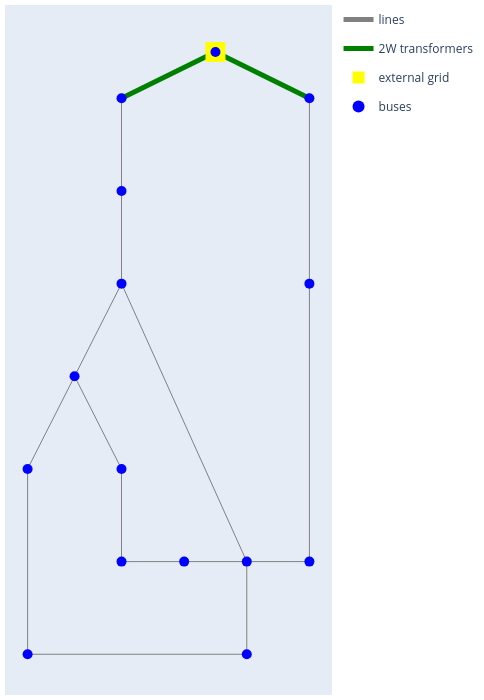
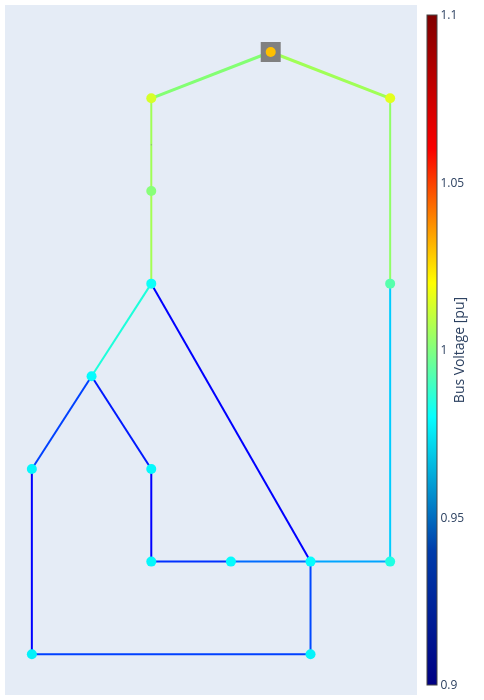
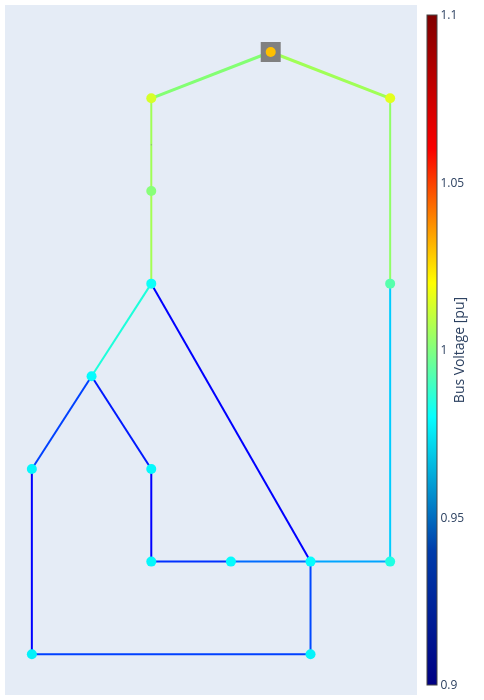

The cell these charts' notebook holds for them, in order:
### Code cell
print("FINAL OPTIMAL SHOP PLACEMENTS:")
print("="*50)
for shop, bus in shop_to_bus.items():
    print(f"{shop:>10} -> Bus {bus}")
print("="*50)

# Find maximum loading and voltage events (exclude bus 0 for voltage analysis)
max_loading_value = res_lines_final.max().max()
max_loading_time = res_lines_final.stack().idxmax()
max_loading_line = res_lines_final.loc[max_loading_time[0]].idxmax()

# Exclude bus 0 (slack bus) from voltage analysis since it's constant
voltage_columns_without_slack = [col for col in res_bus_voltages.columns if col != '0']
res_bus_voltages_no_slack = res_bus_voltages[voltage_columns_without_slack]

max_voltage_value = res_bus_voltages_no_slack.max().max()
max_voltage_time = res_bus_voltages_no_slack.stack().idxmax()
max_voltage_bus = res_bus_voltages_no_slack.loc[max_voltage_time[0]].idxmax()

min_voltage_value = res_bus_voltages_no_slack.min().min()
min_voltage_time = res_bus_voltages_no_slack.stack().idxmin()
min_voltage_bus = res_bus_voltages_no_slack.loc[min_voltage_time[0]].idxmin()

print("\n" + "="*60)
print("PEAK EVENTS ANALYSIS")
print("="*60)
print(f"MAXIMUM LINE LOADING:")
print(f"  Value: {max_loading_value:.2f}%")
print(f"  Time: {max_loading_time[0]}")
print(f"  Line: {max_loading_line}")
print(f"  Day: {max_loading_time[0].strftime('%A, %Y-%m-%d')}")

print(f"\nMINIMUM VOLTAGE (excluding slack bus 0):")
print(f"  Value: {min_voltage_value:.4f} p.u.")
print(f"  Time: {min_voltage_time[0]}")
print(f"  Bus: {min_voltage_bus}")
print(f"  Day: {min_voltage_time[0].strftime('%A, %Y-%m-%d')}")

# Check if any voltages violate limits (excluding slack bus)
voltage_violations = []
for bus_col in voltage_columns_without_slack:
    bus_max = res_bus_voltages_no_slack[bus_col].max()
    bus_min = res_bus_voltages_no_slack[bus_col].min()
    
    if bus_max > 1.05:
        max_time = res_bus_voltages_no_slack[bus_col].idxmax()
        voltage_violations.append(f"Bus {bus_col}: {bus_max:.4f} p.u. (OVER VOLTAGE) at {max_time}")
    if bus_min < 0.95:
        min_time = res_bus_voltages_no_slack[bus_col].idxmin()
        voltage_violations.append(f"Bus {bus_col}: {bus_min:.4f} p.u. (UNDER VOLTAGE) at {min_time}")

if voltage_violations:
    print(f"\nVOLTAGE LIMIT VIOLATIONS:")
    for violation in voltage_violations:
        print(f"  {violation}")
else:
    print(f"\nVOLTAGE STATUS: All voltages within limits (0.95-1.05 p.u.)")

print("="*60)

# Plot 1: Line loading
plt.figure(figsize=(14, 6))
for col in res_lines_final.columns:
    plt.plot(res_lines_final.index, res_lines_final[col], linewidth=0.9, label=col)

# Mark the maximum loading point
plt.axvline(x=max_loading_time[0], color='red', linestyle='--', alpha=0.7, 
            label=f'Max loading: {max_loading_value:.1f}% at {max_loading_time[0].strftime("%m-%d %H:%M")}')

plt.xlabel("Time")
plt.ylabel("Line loading (%)")
plt.title("Line loading percent — 2 weeks (hourly)")
plt.grid(alpha=0.3)
plt.legend(loc="center left", bbox_to_anchor=(1, 0.5), ncol=1, fontsize=8)
plt.tight_layout()
plt.show()

# Plot 2: Bus voltages (excluding slack bus 0)
plt.figure(figsize=(14, 6))
for col in voltage_columns_without_slack:
    plt.plot(res_bus_voltages_no_slack.index, res_bus_voltages_no_slack[col], linewidth=0.9, label=f"Bus {col}")

# Mark the maximum and minimum voltage points
plt.axvline(x=min_voltage_time[0], color='blue', linestyle='--', alpha=0.7, 
            label=f'Min voltage: {min_voltage_value:.3f} p.u. at {min_voltage_time[0].strftime("%m-%d %H:%M")}')

plt.xlabel("Time")
plt.ylabel("Voltage (p.u.)")
plt.title("Bus voltages — 2 weeks (hourly) - Excluding Slack Bus 0")
plt.grid(alpha=0.3)
plt.legend(loc="center left", bbox_to_anchor=(1, 0.5), ncol=1, fontsize=8)
plt.tight_layout()
plt.show()

simple_plotly(net_final)
pf_res_plotly(net_final)

### Figure 1 — Plotly figure (JSON) as saved in the notebook; plotly's stock layout.template omitted (floating-point values rounded to 4 significant figures)
{"data": [{"hoverinfo": "text", "legendgroup": "lines", "line": {"color": "rgb(128, 128, 128)", "dash": "solid", "width": 1}, "mode": "lines", "name": "lines", "showlegend": true, "text": "Index: 0<br />Name: Line 1-2<br />Length: 2.82 km<br />R: 1.413 Ohm<br />X: 2.019 Ohm<br />", "type": "scatter", "x": [4, 4, 4], "y": [15, 14, 13]}, {"hoverinfo": "text", "legendgroup": "lines", "line": {"color": "rgb(128, 128, 128)", "dash": "solid", "width": 1}, "mode": "lines", "name": "lines", "showlegend": false, "text": "Index: 1<br />Name: Line 2-3<br />Length: 4.42 km<br />R: 2.214 Ohm<br />X: 3.165 Ohm<br />", "type": "scatter", "x": [4, 4, 4], "y": [13, 12, 11]}, {"hoverinfo": "text", "legendgroup": "lines", "line": {"color": "rgb(128, 128, 128)", "dash": "solid", "width": 1}, "mode": "lines", "name": "lines", "showlegend": false, "text": "Index: 2<br />Name: Line 3-4<br />Length: 0.61 km<br />R: 0.306 Ohm<br />X: 0.437 Ohm<br />", "type": "scatter", "x": [4, 3.25, 2.5], "y": [11, 10, 9]}, {"hoverinfo": "text", "legendgroup": "lines", "line": {"color": "rgb(128, 128, 128)", "dash": "solid", "width": 1}, "mode": "lines", "name": "lines", "showlegend": false, "text": "Index: 3<br />Name: Line 4-5<br />Length: 0.56 km<br />R: 0.281 Ohm<br />X: 0.401 Ohm<br />", "type": "scatter", "x": [2.5, 1.75, 1], "y": [9, 8, 7]}, {"hoverinfo": "text", "legendgroup": "lines", "line": {"color": "rgb(128, 128, 128)", "dash": "solid", "width": 1}, "mode": "lines", "name": "lines", "showlegend": false, "text": "Index: 4<br />Name: Line 5-6<br />Length: 1.54 km<br />R: 0.772 Ohm<br />X: 1.103 Ohm<br />", "type": "scatter", "x": [1, 1, 1], "y": [7, 5, 3]}, {"hoverinfo": "text", "legendgroup": "lines", "line": {"color": "rgb(128, 128, 128)", "dash": "solid", "width": 1}, "mode": "lines", "name": "lines", "showlegend": false, "text": "Index: 5<br />Name: Line 7-8<br />Length: 1.67 km<br />R: 0.837 Ohm<br />X: 1.196 Ohm<br />", "type": "scatter", "x": [8, 8, 8], "y": [3, 4, 5]}, {"hoverinfo": "text", "legendgroup": "lines", "line": {"color": "rgb(128, 128, 128)", "dash": "solid", "width": 1}, "mode": "lines", "name": "lines", "showlegend": false, "text": "Index: 6<br />Name: Line 8-9<br />Length: 0.32 km<br />R: 0.16 Ohm<br />X: 0.229 Ohm<br />", "type": "scatter", "x": [8, 7, 6], "y": [5, 5, 5]}, {"hoverinfo": "text", "legendgroup": "lines", "line": {"color": "rgb(128, 128, 128)", "dash": "solid", "width": 1}, "mode": "lines", "name": "lines", "showlegend": false, "text": "Index: 7<br />Name: Line 9-10<br />Length: 0.77 km<br />R: 0.386 Ohm<br />X: 0.551 Ohm<br />", "type": "scatter", "x": [6, 5, 4], "y": [5, 5, 5]}, {"hoverinfo": "text", "legendgroup": "lines", "line": {"color": "rgb(128, 128, 128)", "dash": "solid", "width": 1}, "mode": "lines", "name": "lines", "showlegend": false, "text": "Index: 8<br />Name: Line 10-11<br />Length: 0.33 km<br />R: 0.165 Ohm<br />X: 0.236 Ohm<br />", "type": "scatter", "x": [4, 4, 4], "y": [5, 6, 7]}, {"hoverinfo": "text", "legendgroup": "lines", "line": {"color": "rgb(128, 128, 128)", "dash": "solid", "width": 1}, "mode": "lines", "name": "lines", "showlegend": false, "text": "Index: 9<br />Name: Line 3-8<br />Length: 1.3 km<br />R: 0.651 Ohm<br />X: 0.931 Ohm<br />", "type": "scatter", "x": [4, 6, 8], "y": [11, 8, 5]}, {"hoverinfo": "text", "legendgroup": "lines", "line": {"color": "rgb(128, 128, 128)", "dash": "solid", "width": 1}, "mode": "lines", "name": "lines", "showlegend": false, "text": "Index: 10<br />Name: Line 12-13<br />Length: 4.89 km<br />R: 2.494 Ohm<br />X: 1.79 Ohm<br />", "type": "scatter", "x": [10, 10, 10], "y": [15, 13, 11]}, {"hoverinfo": "text", "legendgroup": "lines", "line": {"color": "rgb(128, 128, 128)", "dash": "solid", "width": 1}, "mode": "lines", "name": "lines", "showlegend": false, "text": "Index: 11<br />Name: Line 13-14<br />Length: 2.99 km<br />R: 1.525 Ohm<br />X: 1.094 Ohm<br />", "type": "scatter", "x": [10, 10, 10], "y": [11, 8, 5]}, {"hoverinfo": "text", "legendgroup": "lines", "line": {"color": "rgb(128, 128, 128)", "dash": "solid", "width": 1}, "mode": "lines", "name": "lines", "showlegend": false, "text": "Index: 12<br />Name: Line 6-7<br />Length: 0.24 km<br />R: 0.12 Ohm<br />X: 0.172 Ohm<br />", "type": "scatter", "x": [1, 4.5, 8], "y": [3, 3, 3]}, {"hoverinfo": "text", "legendgroup": "lines", "line": {"color": "rgb(128, 128, 128)", "dash": "solid", "width": 1}, "mode": "lines", "name": "lines", "showlegend": false, "text": "Index: 13<br />Name: Line 11-4<br />Length: 0.49 km<br />R: 0.245 Ohm<br />X: 0.351 Ohm<br />", "type": "scatter", "x": [4, 3.25, 2.5], "y": [7, 8, 9]}, {"hoverinfo": "text", "legendgroup": "lines", "line": {"color": "rgb(128, 128, 128)", "dash": "solid", "width": 1}, "mode": "lines", "name": "lines", "showlegend": false, "text": "Index: 14<br />Name: Line 14-8<br />Length: 2.0 km<br />R: 1.02 Ohm<br />X: 0.732 Ohm<br />", "type": "scatter", "x": [10, 9, 8], "y": [5, 5, 5]}, {"hoverinfo": "text", "legendgroup": "lines", "marker": {"color": "rgb(128, 128, 128)", "size": 1, "symbol": "circle"}, "mode": "markers", "name": "edge_center", "showlegend": false, "text": ["Index: 0<br />Name: Line 1-2<br />Length: 2.82 km<br />R: 1.413 Ohm<br />X: 2.019 Ohm<br />", "Index: 1<br />Name: Line 2-3<br />Length: 4.42 km<br />R: 2.214 Ohm<br />X: 3.165 Ohm<br />", "Index: 2<br />Name: Line 3-4<br />Length: 0.61 km<br />R: 0.306 Ohm<br />X: 0.437 Ohm<br />", "Index: 3<br />Name: Line 4-5<br />Length: 0.56 km<br />R: 0.281 Ohm<br />X: 0.401 Ohm<br />", "Index: 4<br />Name: Line 5-6<br />Length: 1.54 km<br />R: 0.772 Ohm<br />X: 1.103 Ohm<br />", "Index: 5<br />Name: Line 7-8<br />Length: 1.67 km<br />R: 0.837 Ohm<br />X: 1.196 Ohm<br />", "Index: 6<br />Name: Line 8-9<br />Length: 0.32 km<br />R: 0.16 Ohm<br />X: 0.229 Ohm<br />", "Index: 7<br />Name: Line 9-10<br />Length: 0.77 km<br />R: 0.386 Ohm<br />X: 0.551 Ohm<br />", "Index: 8<br />Name: Line 10-11<br />Length: 0.33 km<br />R: 0.165 Ohm<br />X: 0.236 Ohm<br />", "Index: 9<br />Name: Line 3-8<br />Length: 1.3 km<br />R: 0.651 Ohm<br />X: 0.931 Ohm<br />", "Index: 10<br />Name: Line 12-13<br />Length: 4.89 km<br />R: 2.494 Ohm<br />X: 1.79 Ohm<br />", "Index: 11<br />Name: Line 13-14<br />Length: 2.99 km<br />R: 1.525 Ohm<br />X: 1.094 Ohm<br />", "Index: 12<br />Name: Line 6-7<br />Length: 0.24 km<br />R: 0.12 Ohm<br />X: 0.172 Ohm<br />", "Index: 13<br />Name: Line 11-4<br />Length: 0.49 km<br />R: 0.245 Ohm<br />X: 0.351 Ohm<br />", "Index: 14<br />Name: Line 14-8<br />Length: 2.0 km<br />R: 1.02 Ohm<br />X: 0.732 Ohm<br />"], "type": "scatter", "x": [4], "y": [14]}, {"hoverinfo": "text", "legendgroup": "2W transformers", "line": {"color": "rgb(0, 128, 0)", "width": 5}, "mode": "lines", "name": "2W transformers", "showlegend": true, "text": "Index: 0<br />Name: Trafo 0-1<br />V_n HV: 110.0 kV<br />V_n LV: 20.0 kV<br />Tap pos.: nan<br />", "type": "scatter", "x": [7, 5.5, 4], "y": [16, 15.5, 15]}, {"hoverinfo": "text", "legendgroup": "2W transformers", "line": {"color": "rgb(0, 128, 0)", "width": 5}, "mode": "lines", "name": "2W transformers", "showlegend": false, "text": "Index: 1<br />Name: Trafo 0-12<br />V_n HV: 110.0 kV<br />V_n LV: 20.0 kV<br />Tap pos.: nan<br />", "type": "scatter", "x": [7, 8.5, 10], "y": [16, 15.5, 15]}, {"hoverinfo": "text", "legendgroup": "2W transformers", "marker": {"color": "rgb(0, 128, 0)", "size": 1, "symbol": "circle"}, "mode": "markers", "name": "edge_center", "showlegend": false, "text": ["Index: 0<br />Name: Trafo 0-1<br />V_n HV: 110.0 kV<br />V_n LV: 20.0 kV<br />Tap pos.: nan<br />", "Index: 1<br />Name: Trafo 0-12<br />V_n HV: 110.0 kV<br />V_n LV: 20.0 kV<br />Tap pos.: nan<br />"], "type": "scatter", "x": [6.25, 7.75], "y": [15.75, 15.75]}, {"hoverinfo": "text", "marker": {"color": "rgb(255, 255, 0)", "size": 20, "symbol": "square"}, "mode": "markers", "name": "external grid", "text": ["Index: 0<br />Name: None<br />V_m: 1.03 p.u.<br />V_a: 0.0 °<br />"], "type": "scatter", "x": [7], "y": [16]}, {"hoverinfo": "text", "marker": {"color": "rgb(0, 0, 255)", "size": 10, "symbol": "circle"}, "mode": "markers", "name": "buses", "text": ["Index: 0<br />Name: Bus 0<br />V_n: 110.0 kV<br />", "Index: 1<br />Name: Bus 1<br />V_n: 20.0 kV<br />Load: 9.919 MW<br />", "Index: 2<br />Name: Bus 2<br />V_n: 20.0 kV<br />", "Index: 3<br />Name: Bus 3<br />V_n: 20.0 kV<br />Load: 0.251 MW<br />", "Index: 4<br />Name: Bus 4<br />V_n: 20.0 kV<br />Load: 0.216 MW<br />", "Index: 5<br />Name: Bus 5<br />V_n: 20.0 kV<br />Load: 0.364 MW<br />", "Index: 6<br />Name: Bus 6<br />V_n: 20.0 kV<br />Load: 1.481 MW<br />", "Index: 7<br />Name: Bus 7<br />V_n: 20.0 kV<br />Load: 0.038 MW<br />", "Index: 8<br />Name: Bus 8<br />V_n: 20.0 kV<br />Load: 0.293 MW<br />", "Index: 9<br />Name: Bus 9<br />V_n: 20.0 kV<br />Load: 0.287 MW<br />", "Index: 10<br />Name: Bus 10<br />V_n: 20.0 kV<br />Load: 1.403 MW<br />", "Index: 11<br />Name: Bus 11<br />V_n: 20.0 kV<br />Load: 0.165 MW<br />", "Index: 12<br />Name: Bus 12<br />V_n: 20.0 kV<br />Load: 10.005 MW<br />", "Index: 13<br />Name: Bus 13<br />V_n: 20.0 kV<br />Load: 1.324 MW<br />", "Index: 14<br />Name: Bus 14<br />V_n: 20.0 kV<br />Load: 0.270 MW<br />"], "type": "scatter", "x": [7, 4, 4, 4, 2.5, 1, 1, 8, 8, 6, 4, 4, 10, 10, 10], "y": [16, 15, 13, 11, 9, 7, 3, 3, 5, 5, 5, 7, 15, 11, 5]}], "layout": {"autosize": true, "height": 700, "hovermode": "closest", "legend": {"itemsizing": "constant"}, "margin": {"b": 5, "l": 5, "r": 5, "t": 5}, "showlegend": true, "title": {"font": {"size": 16}}, "width": 484.6, "xaxis": {"showgrid": false, "showticklabels": false, "zeroline": false}, "yaxis": {"showgrid": false, "showticklabels": false, "zeroline": false}}}

### Figure 2 — Plotly figure (JSON) as saved in the notebook; plotly's stock layout.template omitted (floating-point values rounded to 4 significant figures)
{"data": [{"hoverinfo": "text", "legendgroup": "lines", "line": {"color": "rgb(160.48387096774192,255.0,86.29032258064515)", "dash": "solid", "width": 2}, "mode": "lines", "name": "lines", "showlegend": true, "text": "Line 1-2<br />I = 54.328 %<br />I_from = 0.078 kA<br />I_to = 0.079 kA<br />", "type": "scatter", "x": [4, 4, 4], "y": [15, 14, 13]}, {"hoverinfo": "text", "legendgroup": "lines", "line": {"color": "rgb(163.7096774193548,255.0,83.06451612903227)", "dash": "solid", "width": 2}, "mode": "lines", "name": "lines", "showlegend": false, "text": "Line 2-3<br />I = 54.728 %<br />I_from = 0.079 kA<br />I_to = 0.079 kA<br />", "type": "scatter", "x": [4, 4, 4], "y": [13, 12, 11]}, {"hoverinfo": "text", "legendgroup": "lines", "line": {"color": "rgb(28.225806451612854,255.0,218.54838709677426)", "dash": "solid", "width": 2}, "mode": "lines", "name": "lines", "showlegend": false, "text": "Line 3-4<br />I = 38.311 %<br />I_from = 0.055 kA<br />I_to = 0.056 kA<br />", "type": "scatter", "x": [4, 3.25, 2.5], "y": [11, 10, 9]}, {"hoverinfo": "text", "legendgroup": "lines", "line": {"color": "rgb(0.0,64.5,255.0)", "dash": "solid", "width": 2}, "mode": "lines", "name": "lines", "showlegend": false, "text": "Line 4-5<br />I = 18.829 %<br />I_from = 0.027 kA<br />I_to = 0.027 kA<br />", "type": "scatter", "x": [2.5, 1.75, 1], "y": [9, 8, 7]}, {"hoverinfo": "text", "legendgroup": "lines", "line": {"color": "rgb(0.0,0.0,254.77272727272725)", "dash": "solid", "width": 2}, "mode": "lines", "name": "lines", "showlegend": false, "text": "Line 5-6<br />I = 11.324 %<br />I_from = 0.016 kA<br />I_to = 0.016 kA<br />", "type": "scatter", "x": [1, 1, 1], "y": [7, 5, 3]}, {"hoverinfo": "text", "legendgroup": "lines", "line": {"color": "rgb(0.0,72.5,255.0)", "dash": "solid", "width": 2}, "mode": "lines", "name": "lines", "showlegend": false, "text": "Line 7-8<br />I = 19.716 %<br />I_from = 0.029 kA<br />I_to = 0.029 kA<br />", "type": "scatter", "x": [8, 8, 8], "y": [3, 4, 5]}, {"hoverinfo": "text", "legendgroup": "lines", "line": {"color": "rgb(0.0,108.5,255.0)", "dash": "solid", "width": 2}, "mode": "lines", "name": "lines", "showlegend": false, "text": "Line 8-9<br />I = 23.17 %<br />I_from = 0.034 kA<br />I_to = 0.034 kA<br />", "type": "scatter", "x": [8, 7, 6], "y": [5, 5, 5]}, {"hoverinfo": "text", "legendgroup": "lines", "line": {"color": "rgb(0.0,48.5,255.0)", "dash": "solid", "width": 2}, "mode": "lines", "name": "lines", "showlegend": false, "text": "Line 9-10<br />I = 17.263 %<br />I_from = 0.025 kA<br />I_to = 0.025 kA<br />", "type": "scatter", "x": [6, 5, 4], "y": [5, 5, 5]}, {"hoverinfo": "text", "legendgroup": "lines", "line": {"color": "rgb(0.0,0.0,255.0)", "dash": "solid", "width": 2}, "mode": "lines", "name": "lines", "showlegend": false, "text": "Line 10-11<br />I = 11.638 %<br />I_from = 0.017 kA<br />I_to = 0.017 kA<br />", "type": "scatter", "x": [4, 4, 4], "y": [5, 6, 7]}, {"hoverinfo": "text", "legendgroup": "lines", "line": {"color": "rgb(0.0,0.0,255.0)", "dash": "solid", "width": 2}, "mode": "lines", "name": "lines", "showlegend": false, "text": "Line 3-8<br />I = 11.544 %<br />I_from = 0.016 kA<br />I_to = 0.017 kA<br />", "type": "scatter", "x": [4, 6, 8], "y": [11, 8, 5]}, {"hoverinfo": "text", "legendgroup": "lines", "line": {"color": "rgb(144.3548387096774,255.0,102.41935483870967)", "dash": "solid", "width": 2}, "mode": "lines", "name": "lines", "showlegend": false, "text": "Line 12-13<br />I = 52.426 %<br />I_from = 0.102 kA<br />I_to = 0.102 kA<br />", "type": "scatter", "x": [10, 10, 10], "y": [15, 13, 11]}, {"hoverinfo": "text", "legendgroup": "lines", "line": {"color": "rgb(0.0,204.5,255.0)", "dash": "solid", "width": 2}, "mode": "lines", "name": "lines", "showlegend": false, "text": "Line 13-14<br />I = 32.692 %<br />I_from = 0.064 kA<br />I_to = 0.064 kA<br />", "type": "scatter", "x": [10, 10, 10], "y": [11, 8, 5]}, {"hoverinfo": "text", "legendgroup": "lines", "line": {"color": "rgb(0.0,64.5,255.0)", "dash": "solid", "width": 2}, "mode": "lines", "name": "lines", "showlegend": false, "text": "Line 6-7<br />I = 18.931 %<br />I_from = 0.027 kA<br />I_to = 0.027 kA<br />", "type": "scatter", "x": [1, 4.5, 8], "y": [3, 3, 3]}, {"hoverinfo": "text", "legendgroup": "lines", "line": {"color": "rgb(0.0,24.5,255.0)", "dash": "solid", "width": 2}, "mode": "lines", "name": "lines", "showlegend": false, "text": "Line 11-4<br />I = 15.068 %<br />I_from = 0.022 kA<br />I_to = 0.022 kA<br />", "type": "scatter", "x": [4, 3.25, 2.5], "y": [7, 8, 9]}, {"hoverinfo": "text", "legendgroup": "lines", "line": {"color": "rgb(0.0,164.5,255.0)", "dash": "solid", "width": 2}, "mode": "lines", "name": "lines", "showlegend": false, "text": "Line 14-8<br />I = 28.645 %<br />I_from = 0.056 kA<br />I_to = 0.056 kA<br />", "type": "scatter", "x": [10, 9, 8], "y": [5, 5, 5]}, {"hoverinfo": "text", "legendgroup": "lines", "marker": {"color": "rgb(128, 128, 128)", "size": 1, "symbol": "circle"}, "mode": "markers", "name": "edge_center", "showlegend": false, "text": ["Line 1-2<br />I = 54.328 %<br />I_from = 0.078 kA<br />I_to = 0.079 kA<br />", "Line 2-3<br />I = 54.728 %<br />I_from = 0.079 kA<br />I_to = 0.079 kA<br />", "Line 3-4<br />I = 38.311 %<br />I_from = 0.055 kA<br />I_to = 0.056 kA<br />", "Line 4-5<br />I = 18.829 %<br />I_from = 0.027 kA<br />I_to = 0.027 kA<br />", "Line 5-6<br />I = 11.324 %<br />I_from = 0.016 kA<br />I_to = 0.016 kA<br />", "Line 7-8<br />I = 19.716 %<br />I_from = 0.029 kA<br />I_to = 0.029 kA<br />", "Line 8-9<br />I = 23.17 %<br />I_from = 0.034 kA<br />I_to = 0.034 kA<br />", "Line 9-10<br />I = 17.263 %<br />I_from = 0.025 kA<br />I_to = 0.025 kA<br />", "Line 10-11<br />I = 11.638 %<br />I_from = 0.017 kA<br />I_to = 0.017 kA<br />", "Line 3-8<br />I = 11.544 %<br />I_from = 0.016 kA<br />I_to = 0.017 kA<br />", "Line 12-13<br />I = 52.426 %<br />I_from = 0.102 kA<br />I_to = 0.102 kA<br />", "Line 13-14<br />I = 32.692 %<br />I_from = 0.064 kA<br />I_to = 0.064 kA<br />", "Line 6-7<br />I = 18.931 %<br />I_from = 0.027 kA<br />I_to = 0.027 kA<br />", "Line 11-4<br />I = 15.068 %<br />I_from = 0.022 kA<br />I_to = 0.022 kA<br />", "Line 14-8<br />I = 28.645 %<br />I_from = 0.056 kA<br />I_to = 0.056 kA<br />"], "type": "scatter", "x": [4], "y": [14]}, {"hoverinfo": "text", "legendgroup": "2W transformers", "line": {"color": "rgb(131.4516129032258,255.0,115.3225806451613)", "width": 3}, "mode": "lines", "name": "2W transformers", "showlegend": true, "text": "Trafo 0-1<br />I = 51.069 %<br />I_hv = 0.067 kA<br />I_lv = 0.369 kA<br />", "type": "scatter", "x": [7, 5.5, 4], "y": [16, 15.5, 15]}, {"hoverinfo": "text", "legendgroup": "2W transformers", "line": {"color": "rgb(160.48387096774192,255.0,86.29032258064515)", "width": 3}, "mode": "lines", "name": "2W transformers", "showlegend": false, "text": "Trafo 0-12<br />I = 54.442 %<br />I_hv = 0.071 kA<br />I_lv = 0.393 kA<br />", "type": "scatter", "x": [7, 8.5, 10], "y": [16, 15.5, 15]}, {"hoverinfo": "text", "legendgroup": "2W transformers", "marker": {"color": "rgb(160.48387096774192,255.0,86.29032258064515)", "size": 1, "symbol": "circle"}, "mode": "markers", "name": "edge_center", "showlegend": false, "text": ["Trafo 0-1<br />I = 51.069 %<br />I_hv = 0.067 kA<br />I_lv = 0.369 kA<br />", "Trafo 0-12<br />I = 54.442 %<br />I_hv = 0.071 kA<br />I_lv = 0.393 kA<br />"], "type": "scatter", "x": [5.5], "y": [15.5]}, {"hoverinfo": "text", "marker": {"color": "rgb(128, 128, 128)", "size": 20, "symbol": "square"}, "mode": "markers", "name": "external_grid", "text": ["Bus 0"], "type": "scatter", "x": [7], "y": [16]}, {"hoverinfo": "text", "marker": {"cmax": 1.1, "cmin": 0.9, "color": [1.03, 1.014, 1.001, 0.9811, 0.9792, 0.9785, 0.9772, 0.9775, 0.9796, 0.9791, 0.9783, 0.9786, 1.015, 0.993, 0.9844], "colorbar": {"thickness": 10, "title": {"side": "right", "text": "Bus Voltage [pu]"}, "x": 1}, "colorscale": [[0, "rgb(0,0,131)"], [0.2, "rgb(0,60,170)"], [0.4, "rgb(5,255,255)"], [0.6, "rgb(255,255,0)"], [0.8, "rgb(250,0,0)"], [1, "rgb(128,0,0)"]], "size": 10, "symbol": "circle"}, "mode": "markers", "name": "buses", "text": ["Bus 0<br />V_m = 1.03 pu<br />V_m = 113.3 kV<br />V_a = 0.0 deg", "Bus 1<br />V_m = 1.014 pu<br />V_m = 20.271 kV<br />V_a = -3.311 deg", "Bus 2<br />V_m = 1.001 pu<br />V_m = 20.02 kV<br />V_a = -3.945 deg", "Bus 3<br />V_m = 0.981 pu<br />V_m = 19.621 kV<br />V_a = -4.949 deg", "Bus 4<br />V_m = 0.979 pu<br />V_m = 19.585 kV<br />V_a = -5.055 deg", "Bus 5<br />V_m = 0.978 pu<br />V_m = 19.569 kV<br />V_a = -5.105 deg", "Bus 6<br />V_m = 0.977 pu<br />V_m = 19.545 kV<br />V_a = -5.19 deg", "Bus 7<br />V_m = 0.978 pu<br />V_m = 19.55 kV<br />V_a = -5.166 deg", "Bus 8<br />V_m = 0.98 pu<br />V_m = 19.592 kV<br />V_a = -4.994 deg", "Bus 9<br />V_m = 0.979 pu<br />V_m = 19.582 kV<br />V_a = -5.031 deg", "Bus 10<br />V_m = 0.978 pu<br />V_m = 19.567 kV<br />V_a = -5.104 deg", "Bus 11<br />V_m = 0.979 pu<br />V_m = 19.573 kV<br />V_a = -5.087 deg", "Bus 12<br />V_m = 1.015 pu<br />V_m = 20.31 kV<br />V_a = -3.569 deg", "Bus 13<br />V_m = 0.993 pu<br />V_m = 19.859 kV<br />V_a = -4.439 deg", "Bus 14<br />V_m = 0.984 pu<br />V_m = 19.688 kV<br />V_a = -4.776 deg"], "type": "scatter", "x": [7, 4, 4, 4, 2.5, 1, 1, 8, 8, 6, 4, 4, 10, 10, 10], "y": [16, 15, 13, 11, 9, 7, 3, 3, 5, 5, 5, 7, 15, 11, 5]}], "layout": {"autosize": true, "height": 700, "hovermode": "closest", "legend": {"itemsizing": "constant"}, "margin": {"b": 5, "l": 5, "r": 5, "t": 5}, "showlegend": false, "title": {"font": {"size": 16}}, "width": 484.6, "xaxis": {"showgrid": false, "showticklabels": false, "zeroline": false}, "yaxis": {"showgrid": false, "showticklabels": false, "zeroline": false}}}

### Figure 3 — Plotly figure (JSON) as saved in the notebook; plotly's stock layout.template omitted (floating-point values rounded to 4 significant figures)
{"data": [{"hoverinfo": "text", "legendgroup": "lines", "line": {"color": "rgb(160.48387096774192,255.0,86.29032258064515)", "dash": "solid", "width": 2}, "mode": "lines", "name": "lines", "showlegend": true, "text": "Line 1-2<br />I = 54.328 %<br />I_from = 0.078 kA<br />I_to = 0.079 kA<br />", "type": "scatter", "x": [4, 4, 4], "y": [15, 14, 13]}, {"hoverinfo": "text", "legendgroup": "lines", "line": {"color": "rgb(163.7096774193548,255.0,83.06451612903227)", "dash": "solid", "width": 2}, "mode": "lines", "name": "lines", "showlegend": false, "text": "Line 2-3<br />I = 54.728 %<br />I_from = 0.079 kA<br />I_to = 0.079 kA<br />", "type": "scatter", "x": [4, 4, 4], "y": [13, 12, 11]}, {"hoverinfo": "text", "legendgroup": "lines", "line": {"color": "rgb(28.225806451612854,255.0,218.54838709677426)", "dash": "solid", "width": 2}, "mode": "lines", "name": "lines", "showlegend": false, "text": "Line 3-4<br />I = 38.311 %<br />I_from = 0.055 kA<br />I_to = 0.056 kA<br />", "type": "scatter", "x": [4, 3.25, 2.5], "y": [11, 10, 9]}, {"hoverinfo": "text", "legendgroup": "lines", "line": {"color": "rgb(0.0,64.5,255.0)", "dash": "solid", "width": 2}, "mode": "lines", "name": "lines", "showlegend": false, "text": "Line 4-5<br />I = 18.829 %<br />I_from = 0.027 kA<br />I_to = 0.027 kA<br />", "type": "scatter", "x": [2.5, 1.75, 1], "y": [9, 8, 7]}, {"hoverinfo": "text", "legendgroup": "lines", "line": {"color": "rgb(0.0,0.0,254.77272727272725)", "dash": "solid", "width": 2}, "mode": "lines", "name": "lines", "showlegend": false, "text": "Line 5-6<br />I = 11.324 %<br />I_from = 0.016 kA<br />I_to = 0.016 kA<br />", "type": "scatter", "x": [1, 1, 1], "y": [7, 5, 3]}, {"hoverinfo": "text", "legendgroup": "lines", "line": {"color": "rgb(0.0,72.5,255.0)", "dash": "solid", "width": 2}, "mode": "lines", "name": "lines", "showlegend": false, "text": "Line 7-8<br />I = 19.716 %<br />I_from = 0.029 kA<br />I_to = 0.029 kA<br />", "type": "scatter", "x": [8, 8, 8], "y": [3, 4, 5]}, {"hoverinfo": "text", "legendgroup": "lines", "line": {"color": "rgb(0.0,108.5,255.0)", "dash": "solid", "width": 2}, "mode": "lines", "name": "lines", "showlegend": false, "text": "Line 8-9<br />I = 23.17 %<br />I_from = 0.034 kA<br />I_to = 0.034 kA<br />", "type": "scatter", "x": [8, 7, 6], "y": [5, 5, 5]}, {"hoverinfo": "text", "legendgroup": "lines", "line": {"color": "rgb(0.0,48.5,255.0)", "dash": "solid", "width": 2}, "mode": "lines", "name": "lines", "showlegend": false, "text": "Line 9-10<br />I = 17.263 %<br />I_from = 0.025 kA<br />I_to = 0.025 kA<br />", "type": "scatter", "x": [6, 5, 4], "y": [5, 5, 5]}, {"hoverinfo": "text", "legendgroup": "lines", "line": {"color": "rgb(0.0,0.0,255.0)", "dash": "solid", "width": 2}, "mode": "lines", "name": "lines", "showlegend": false, "text": "Line 10-11<br />I = 11.638 %<br />I_from = 0.017 kA<br />I_to = 0.017 kA<br />", "type": "scatter", "x": [4, 4, 4], "y": [5, 6, 7]}, {"hoverinfo": "text", "legendgroup": "lines", "line": {"color": "rgb(0.0,0.0,255.0)", "dash": "solid", "width": 2}, "mode": "lines", "name": "lines", "showlegend": false, "text": "Line 3-8<br />I = 11.544 %<br />I_from = 0.016 kA<br />I_to = 0.017 kA<br />", "type": "scatter", "x": [4, 6, 8], "y": [11, 8, 5]}, {"hoverinfo": "text", "legendgroup": "lines", "line": {"color": "rgb(144.3548387096774,255.0,102.41935483870967)", "dash": "solid", "width": 2}, "mode": "lines", "name": "lines", "showlegend": false, "text": "Line 12-13<br />I = 52.426 %<br />I_from = 0.102 kA<br />I_to = 0.102 kA<br />", "type": "scatter", "x": [10, 10, 10], "y": [15, 13, 11]}, {"hoverinfo": "text", "legendgroup": "lines", "line": {"color": "rgb(0.0,204.5,255.0)", "dash": "solid", "width": 2}, "mode": "lines", "name": "lines", "showlegend": false, "text": "Line 13-14<br />I = 32.692 %<br />I_from = 0.064 kA<br />I_to = 0.064 kA<br />", "type": "scatter", "x": [10, 10, 10], "y": [11, 8, 5]}, {"hoverinfo": "text", "legendgroup": "lines", "line": {"color": "rgb(0.0,64.5,255.0)", "dash": "solid", "width": 2}, "mode": "lines", "name": "lines", "showlegend": false, "text": "Line 6-7<br />I = 18.931 %<br />I_from = 0.027 kA<br />I_to = 0.027 kA<br />", "type": "scatter", "x": [1, 4.5, 8], "y": [3, 3, 3]}, {"hoverinfo": "text", "legendgroup": "lines", "line": {"color": "rgb(0.0,24.5,255.0)", "dash": "solid", "width": 2}, "mode": "lines", "name": "lines", "showlegend": false, "text": "Line 11-4<br />I = 15.068 %<br />I_from = 0.022 kA<br />I_to = 0.022 kA<br />", "type": "scatter", "x": [4, 3.25, 2.5], "y": [7, 8, 9]}, {"hoverinfo": "text", "legendgroup": "lines", "line": {"color": "rgb(0.0,164.5,255.0)", "dash": "solid", "width": 2}, "mode": "lines", "name": "lines", "showlegend": false, "text": "Line 14-8<br />I = 28.645 %<br />I_from = 0.056 kA<br />I_to = 0.056 kA<br />", "type": "scatter", "x": [10, 9, 8], "y": [5, 5, 5]}, {"hoverinfo": "text", "legendgroup": "lines", "marker": {"color": "rgb(128, 128, 128)", "size": 1, "symbol": "circle"}, "mode": "markers", "name": "edge_center", "showlegend": false, "text": ["Line 1-2<br />I = 54.328 %<br />I_from = 0.078 kA<br />I_to = 0.079 kA<br />", "Line 2-3<br />I = 54.728 %<br />I_from = 0.079 kA<br />I_to = 0.079 kA<br />", "Line 3-4<br />I = 38.311 %<br />I_from = 0.055 kA<br />I_to = 0.056 kA<br />", "Line 4-5<br />I = 18.829 %<br />I_from = 0.027 kA<br />I_to = 0.027 kA<br />", "Line 5-6<br />I = 11.324 %<br />I_from = 0.016 kA<br />I_to = 0.016 kA<br />", "Line 7-8<br />I = 19.716 %<br />I_from = 0.029 kA<br />I_to = 0.029 kA<br />", "Line 8-9<br />I = 23.17 %<br />I_from = 0.034 kA<br />I_to = 0.034 kA<br />", "Line 9-10<br />I = 17.263 %<br />I_from = 0.025 kA<br />I_to = 0.025 kA<br />", "Line 10-11<br />I = 11.638 %<br />I_from = 0.017 kA<br />I_to = 0.017 kA<br />", "Line 3-8<br />I = 11.544 %<br />I_from = 0.016 kA<br />I_to = 0.017 kA<br />", "Line 12-13<br />I = 52.426 %<br />I_from = 0.102 kA<br />I_to = 0.102 kA<br />", "Line 13-14<br />I = 32.692 %<br />I_from = 0.064 kA<br />I_to = 0.064 kA<br />", "Line 6-7<br />I = 18.931 %<br />I_from = 0.027 kA<br />I_to = 0.027 kA<br />", "Line 11-4<br />I = 15.068 %<br />I_from = 0.022 kA<br />I_to = 0.022 kA<br />", "Line 14-8<br />I = 28.645 %<br />I_from = 0.056 kA<br />I_to = 0.056 kA<br />"], "type": "scatter", "x": [4], "y": [14]}, {"hoverinfo": "text", "legendgroup": "2W transformers", "line": {"color": "rgb(131.4516129032258,255.0,115.3225806451613)", "width": 3}, "mode": "lines", "name": "2W transformers", "showlegend": true, "text": "Trafo 0-1<br />I = 51.069 %<br />I_hv = 0.067 kA<br />I_lv = 0.369 kA<br />", "type": "scatter", "x": [7, 5.5, 4], "y": [16, 15.5, 15]}, {"hoverinfo": "text", "legendgroup": "2W transformers", "line": {"color": "rgb(160.48387096774192,255.0,86.29032258064515)", "width": 3}, "mode": "lines", "name": "2W transformers", "showlegend": false, "text": "Trafo 0-12<br />I = 54.442 %<br />I_hv = 0.071 kA<br />I_lv = 0.393 kA<br />", "type": "scatter", "x": [7, 8.5, 10], "y": [16, 15.5, 15]}, {"hoverinfo": "text", "legendgroup": "2W transformers", "marker": {"color": "rgb(160.48387096774192,255.0,86.29032258064515)", "size": 1, "symbol": "circle"}, "mode": "markers", "name": "edge_center", "showlegend": false, "text": ["Trafo 0-1<br />I = 51.069 %<br />I_hv = 0.067 kA<br />I_lv = 0.369 kA<br />", "Trafo 0-12<br />I = 54.442 %<br />I_hv = 0.071 kA<br />I_lv = 0.393 kA<br />"], "type": "scatter", "x": [5.5], "y": [15.5]}, {"hoverinfo": "text", "marker": {"color": "rgb(128, 128, 128)", "size": 20, "symbol": "square"}, "mode": "markers", "name": "external_grid", "text": ["Bus 0"], "type": "scatter", "x": [7], "y": [16]}, {"hoverinfo": "text", "marker": {"cmax": 1.1, "cmin": 0.9, "color": [1.03, 1.014, 1.001, 0.9811, 0.9792, 0.9785, 0.9772, 0.9775, 0.9796, 0.9791, 0.9783, 0.9786, 1.015, 0.993, 0.9844], "colorbar": {"thickness": 10, "title": {"side": "right", "text": "Bus Voltage [pu]"}, "x": 1}, "colorscale": [[0, "rgb(0,0,131)"], [0.2, "rgb(0,60,170)"], [0.4, "rgb(5,255,255)"], [0.6, "rgb(255,255,0)"], [0.8, "rgb(250,0,0)"], [1, "rgb(128,0,0)"]], "size": 10, "symbol": "circle"}, "mode": "markers", "name": "buses", "text": ["Bus 0<br />V_m = 1.03 pu<br />V_m = 113.3 kV<br />V_a = 0.0 deg", "Bus 1<br />V_m = 1.014 pu<br />V_m = 20.271 kV<br />V_a = -3.311 deg", "Bus 2<br />V_m = 1.001 pu<br />V_m = 20.02 kV<br />V_a = -3.945 deg", "Bus 3<br />V_m = 0.981 pu<br />V_m = 19.621 kV<br />V_a = -4.949 deg", "Bus 4<br />V_m = 0.979 pu<br />V_m = 19.585 kV<br />V_a = -5.055 deg", "Bus 5<br />V_m = 0.978 pu<br />V_m = 19.569 kV<br />V_a = -5.105 deg", "Bus 6<br />V_m = 0.977 pu<br />V_m = 19.545 kV<br />V_a = -5.19 deg", "Bus 7<br />V_m = 0.978 pu<br />V_m = 19.55 kV<br />V_a = -5.166 deg", "Bus 8<br />V_m = 0.98 pu<br />V_m = 19.592 kV<br />V_a = -4.994 deg", "Bus 9<br />V_m = 0.979 pu<br />V_m = 19.582 kV<br />V_a = -5.031 deg", "Bus 10<br />V_m = 0.978 pu<br />V_m = 19.567 kV<br />V_a = -5.104 deg", "Bus 11<br />V_m = 0.979 pu<br />V_m = 19.573 kV<br />V_a = -5.087 deg", "Bus 12<br />V_m = 1.015 pu<br />V_m = 20.31 kV<br />V_a = -3.569 deg", "Bus 13<br />V_m = 0.993 pu<br />V_m = 19.859 kV<br />V_a = -4.439 deg", "Bus 14<br />V_m = 0.984 pu<br />V_m = 19.688 kV<br />V_a = -4.776 deg"], "type": "scatter", "x": [7, 4, 4, 4, 2.5, 1, 1, 8, 8, 6, 4, 4, 10, 10, 10], "y": [16, 15, 13, 11, 9, 7, 3, 3, 5, 5, 5, 7, 15, 11, 5]}], "layout": {"autosize": true, "height": 700, "hovermode": "closest", "legend": {"itemsizing": "constant"}, "margin": {"b": 5, "l": 5, "r": 5, "t": 5}, "showlegend": false, "title": {"font": {"size": 16}}, "width": 484.6, "xaxis": {"showgrid": false, "showticklabels": false, "zeroline": false}, "yaxis": {"showgrid": false, "showticklabels": false, "zeroline": false}}}
